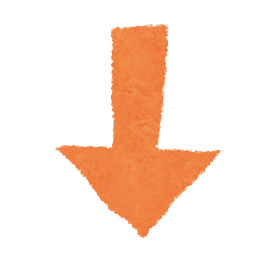
#> input picture assets/mark_arrow_down.png, 268 x 264 px
$ python emoji_art_maker.py ../assets/mark_arrow_down.png
#> lines starting #> are read from the running program, lines starting #| are printed output that depends on the picture
#> in main, content is the input picture: PIL image 268x264 RGBA; mean R, G, B, A 48.5, 26.5, 13.7, 49.6
from PIL import Image
import numpy as np
import sys
import math


class EmojiArtMaker:
    # 定数
    R = 0
    G = 1
    B = 2

    # 出力フォーマット
    ART_WH = 100
    EMOJIS = {"red": {"rgb": [255, 0, 0], "emoji": "🟥"}, "orange": {"rgb": [255, 165, 0], "emoji": "🟧"}, "yellow": {"rgb": [255, 255, 0], "emoji": "🟨"},
              "green": {"rgb": [0, 255, 0], "emoji": "🟩"}, "blue": {"rgb": [0, 0, 255], "emoji": "🟦"}, "purple": {"rgb": [128, 0, 128], "emoji": "🟪"},
              "brown": {"rgb": [128, 0, 0], "emoji": "🟫"}, "black": {"rgb": [0, 0, 0], "emoji": "⬛️"}, "white": {"rgb": [255, 255, 255], "emoji": "⬜️"}}

    # 画像を正方形にトリミング

    def image_preparation(im):
        cv_im = im
        pil_im = EmojiArtMaker.cv_to_pil(im)
        pil_im = EmojiArtMaker.crop_max_square(pil_im)
        pil_im = pil_im.resize((EmojiArtMaker.ART_WH, EmojiArtMaker.ART_WH))
        cv_im = EmojiArtMaker.pil_to_cv(pil_im)
        return cv_im

    def cv_to_pil(image):
        new_image = image.copy()
        if new_image.ndim == 2:  # モノクロ
            pass
        elif new_image.shape[2] == 3:  # カラー
            new_image = new_image[:, :, ::-1]
        elif new_image.shape[2] == 4:  # 透過
            new_image = new_image[:, :, [2, 1, 0, 3]]
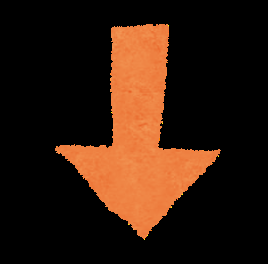
#> new_image: shape (264, 268, 4); mean B, G, R, A 13.7, 26.5, 48.5, 49.6
        new_image = Image.fromarray(new_image)
        return new_image

    def crop_max_square(pil_img):
        img_width, img_height = pil_img.size
#> img_width = 268; img_height = 264
        crop_width = min(pil_img.size)
#> crop_width = 264
        crop_height = min(pil_img.size)
#> crop_height = 264

        return pil_img.crop(((img_width - crop_width) // 2,
                             (img_height - crop_height) // 2,
                             (img_width + crop_width) // 2,
                             (img_height + crop_height) // 2))
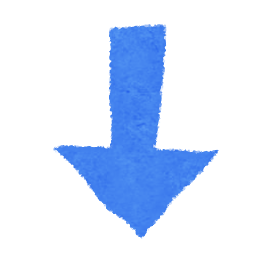
#> returned value: PIL image 264x264 RGBA; mean R, G, B, A 13.9, 26.9, 49.3, 50.4; transparent parts drawn white
#> in image_preparation, `pil_im = pil_im.resize((EmojiArtMaker.ART_WH, EmojiArtMaker.ART_WH))`:
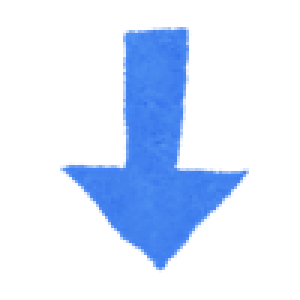
#> pil_im: PIL image 100x100 RGBA (shown 3 times larger); mean R, G, B, A 14.6, 28.5, 52.3, 50.4; transparent parts drawn white

    def pil_to_cv(image):
        new_image = np.array(image, dtype=np.uint8)
        if new_image.ndim == 2:  # モノクロ
            pass
        elif new_image.shape[2] == 3:  # カラー
            new_image = new_image[:, :, ::-1]
        elif new_image.shape[2] == 4:  # 透過
            new_image = new_image[:, :, [2, 1, 0, 3]]
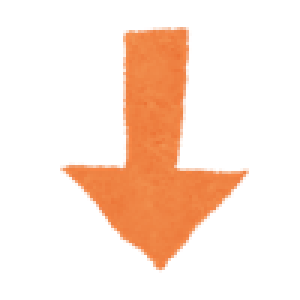
#> new_image: shape (100, 100, 4) (shown 3 times larger); mean R, G, B, A 52.3, 28.5, 14.6, 50.4; transparent parts drawn white
        return new_image

    def __init__(self, im, ART_PANEL_NUMBER_WIDTH=1, ART_PANEL_NUMBER_HEIGHT=1):
        self.ART_PANEL_NUMBER_WIDTH = ART_PANEL_NUMBER_WIDTH
        self.ART_PANEL_NUMBER_HEIGHT = ART_PANEL_NUMBER_HEIGHT

        self.im = EmojiArtMaker.image_preparation(im)

    # メイン処理
    def design(self):

        # 画像のサイズを取得 (縦横比1:1)
        IMG_HEIGHT = self.im.shape[0]
#> IMG_HEIGHT = 100
        IMG_WIDTH = self.im.shape[1]
#> IMG_WIDTH = 100
        COLOR_VARIETY = self.im.shape[2]
#> COLOR_VARIETY = 4

        for r in range(EmojiArtMaker.ART_WH):
            for c in range(EmojiArtMaker.ART_WH):
                _rgb = [self.im[r][c][0], self.im[r][c][1], self.im[r][c][2]]
                similar_emoji_name = self.__similar_emoji(_rgb)
                print(
                    EmojiArtMaker.EMOJIS[similar_emoji_name]["emoji"], end="")
            print()

    def __similar_emoji(self, rgb):
        rgb = np.array(rgb)
        smallest_distance = math.sqrt(255**2 * 3)
        target_color = str()
        for emoji_name, emoji_item in EmojiArtMaker.EMOJIS.items():
            emoji_rgb = np.array(emoji_item["rgb"])
            u = emoji_rgb - rgb
            distance = np.linalg.norm(u)
            if distance < smallest_distance:
                smallest_distance = distance
                target_color = emoji_name
        return target_color


def main():
    args = sys.argv
    if len(args) != 2:
        print("Please specify the input file.")
        sys.exit()
    input_file = args[1]
    content = Image.open(input_file)
    content = np.array(content)
    emoji_art_maker = EmojiArtMaker(content, 1, 1)
    emoji_art_maker.design()


if __name__ == "__main__":
    main()
